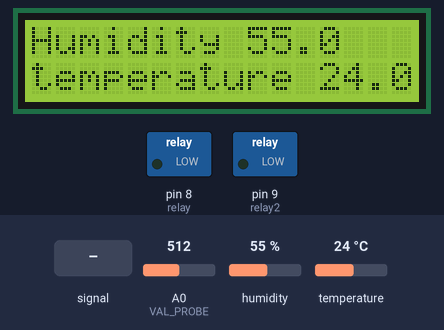
This sketch was run on a simulated Arduino Uno, built with avr-gcc and run on an emulated ATmega328P. On the bench: 16×2 character LCD, switched loads named in the sketch (green lamp = pin HIGH). The test bench sets the inputs (shaded band); at power-on: A0 (VAL_PROBE) = 512, humidity 55 %, temperature 24 °C. What the sketch prints to the serial monitor is not drawn.

Above: at 1.2 s.
1.3 s: A0 (VAL_PROBE) fed a 200 Hz sine of ±460 counts around its level
At 4.9 s:
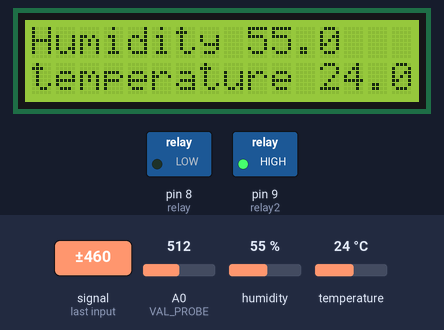
5.6 s: A0 (VAL_PROBE) set to 90
At 7.4 s:
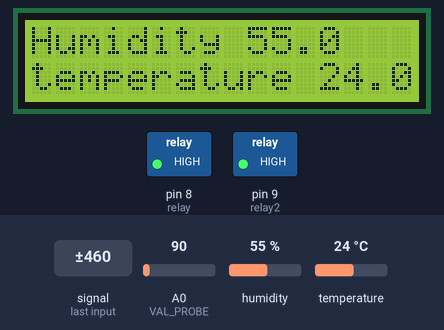
8.3 s: A0 (VAL_PROBE) fed a 200 Hz sine of ±81 counts around its level
At 14.6 s:
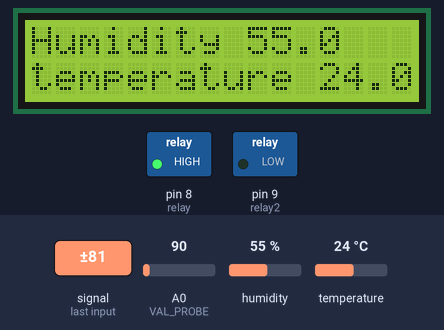
14.7 s: humidity set to 22 %
At 17.0 s:
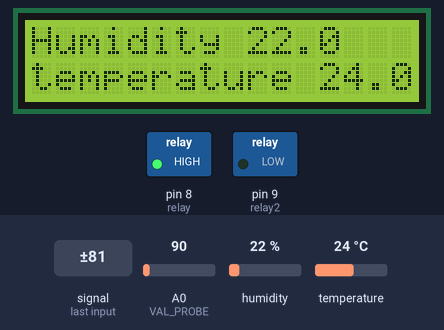
17.7 s: temperature set to 12 °C
At 19.4 s:
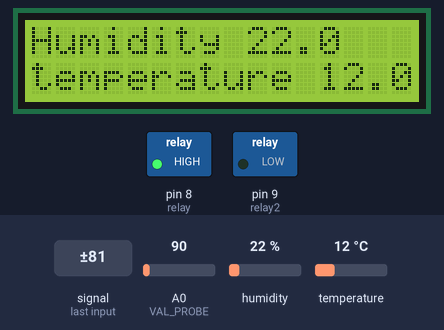
20.4 s: humidity set to 40 %
At 23.1 s:
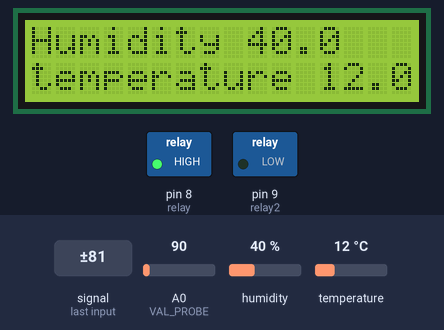
Timing chart, 0 to 24.6 s (numbered marks = the images above; inputs shaded):
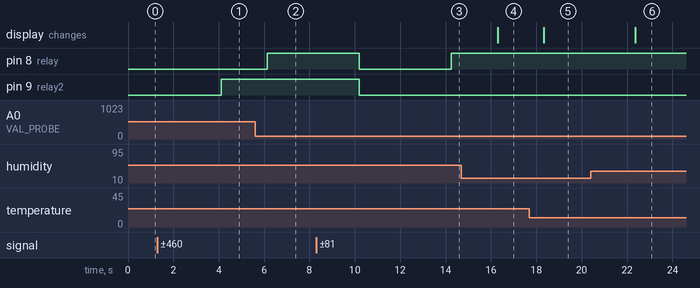

The sketch:

GardeningSystem.ino
```cpp
// include the library code:
#include <LiquidCrystal.h>
#include<dht.h>
dht DHT;
#define DHT11_PIN 6
const int VAL_PROBE = 0; //Analog pin 0
const int relay = 8;
const int relay2 = 9;
// initialize the library with the numbers of the interface pins
LiquidCrystal lcd(12, 11, 5, 4, 3, 2);

void setup() {
Serial.begin(9600);
pinMode(VAL_PROBE , INPUT );
pinMode(relay , OUTPUT );
pinMode(relay2 , OUTPUT );
// set up the LCD's number of columns and rows:
lcd.begin(16, 2);
 // Print a message to the LCD.
lcd.print("Humidity" );
lcd.setCursor(0, 1);
lcd.print("temperature" );
Serial.println("ONLY FOR HUMIDITY");

}

void loop() {
////////////////////////////////////////////////////////// HUMIDITY&TEMP START
int chk = DHT.read11(DHT11_PIN);
lcd.setCursor(9, 0);// set the cursor to column 0, line 1
lcd.print(DHT.humidity, 1);
lcd.setCursor(12, 1);
lcd.print(DHT.temperature, 1);
delay(2000);
/////////////////////////////////////////////////////// END

////////////////////////////////////////////////////////MOISTURE SENSOR START

int moisture = analogRead(VAL_PROBE);
Serial.println(moisture);
//delay(1000);
if (moisture <100) {

  Serial.println("WET");
  digitalWrite(relay,HIGH); //UNTUK LAMPU
  //delay(1000);

  }
else if( moisture>100 && moisture <900 ){
Serial.println("NORMAL");
digitalWrite(relay,LOW);
digitalWrite(relay2,LOW);
//delay(1000);

}

else if(moisture>900){
Serial.println("DRY");
 digitalWrite(relay2,HIGH);//UNTUK PAIP
//delay(1000);
  }
/////////////////////////////////////////////////// END
}
```

Measured:
- after the input at 1.3 s, pin 9 (relay2): LOW → HIGH after 2.8 s
- after the input at 5.6 s, pin 8 (relay): LOW → HIGH after 0.54 s
- after the input at 8.3 s, pin 8 (relay): HIGH → LOW after 1.9 s, → HIGH 4.1 s later; pin 9 (relay2): HIGH → LOW after 1.9 s
- after the input at 14.7 s, the display: changes after 1.6 s (image 4)
- after the input at 17.7 s, the display: changes after 0.62 s (image 5)
- after the input at 20.4 s, the display: changes after 2.0 s (image 6)
